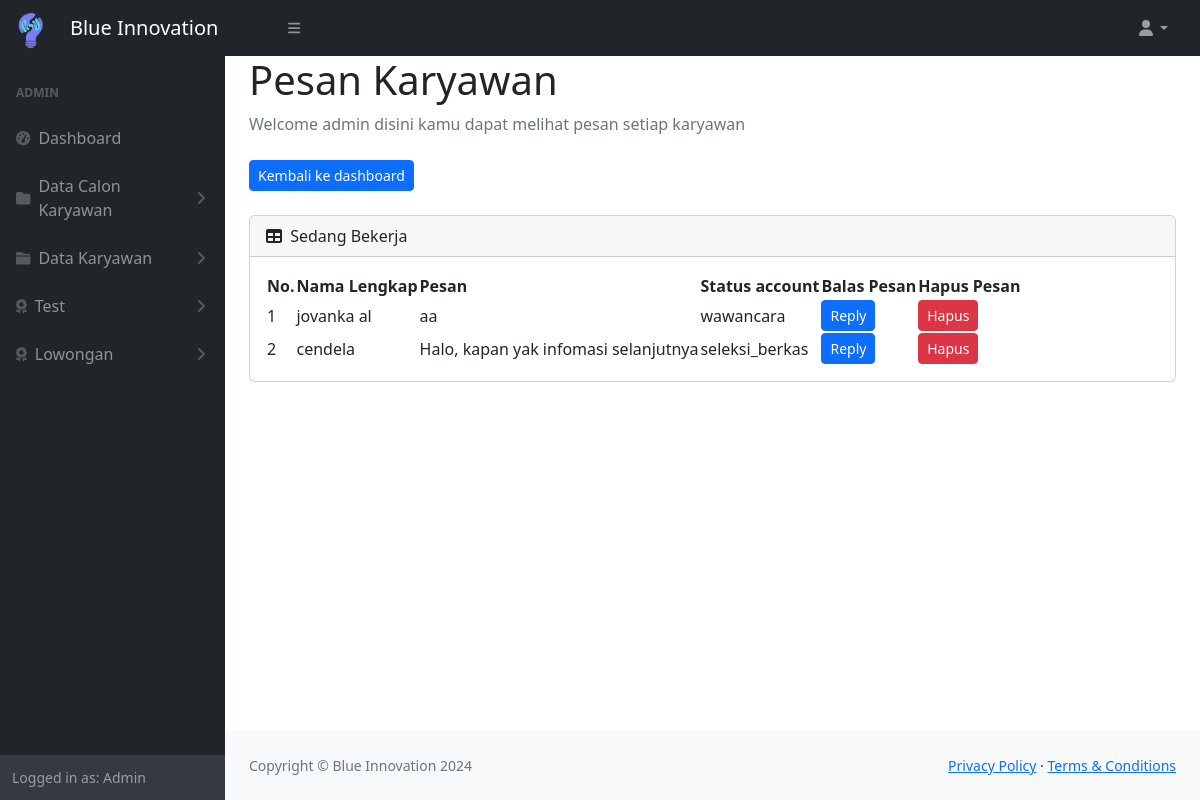
Page /admin/dashboardAdmin/pesan.php (signed in) on the committed database.
### tables this page shows
CREATE TABLE `pesan` (
  `id_pesan` int(11) NOT NULL,
  `id_user` int(11) DEFAULT NULL,
  `pesan_user` text DEFAULT NULL,
  `pesan_admin` text DEFAULT NULL
);

CREATE TABLE `user` (
  `id_user` int(11) NOT NULL,
  `nama` varchar(50) NOT NULL,
  `password` varchar(50) NOT NULL,
  `nama_lengkap` varchar(150) NOT NULL,
  `level` enum('Admin','Member') NOT NULL,
  `status_role` varchar(50) NOT NULL,
  `domisili` varchar(100) NOT NULL DEFAULT '',
  `usia` char(3) NOT NULL DEFAULT '',
  `negara` varchar(100) NOT NULL DEFAULT '',
  `kontak` varchar(50) NOT NULL DEFAULT '',
  `email` varchar(100) NOT NULL DEFAULT '',
  `tanggal_wawancara` varchar(100) NOT NULL DEFAULT 'Belum Ditentukan',
  `link_wawancara` varchar(100) NOT NULL DEFAULT 'Belum Ditentukan',
  `dari_tanggal` varchar(40) NOT NULL,
  `sampai_tanggal` varchar(40) NOT NULL,
  `link` varchar(100) NOT NULL
);

### admin/dashboardAdmin/pesan.php (the view, shortened to what this page needs)
<!DOCTYPE html>
<html lang="en">
<head>
    <link href="https://cdn.jsdelivr.net/npm/simple-datatables@7.1.2/dist/style.min.css" rel="stylesheet" />
    <link href="css/styleDashboard.css" rel="stylesheet" />
</head>
<body class="sb-nav-fixed">
    <?php include "headerAdmin.php"; ?>
    <div id="layoutSidenav_content">
        <main>
            <div class="container-fluid px-4">
                <h1>Pesan Karyawan</h1>
                <ol class="breadcrumb mb-4">
                    <li class="breadcrumb-item active">Welcome <?php echo ($_SESSION['admin']); ?> disini kamu dapat melihat pesan setiap karyawan</li>
                </ol>
                <div style="display: flex; justify-content: space-between; align-items: center;">
                    <a class="btn btn-primary btn-sm" href="dashboard.php">Kembali ke dashboard</a>
                </div>
                <br>
                <div class="card mb-4">
                    <div class="card-header">
                        <i class="fas fa-table me-1"></i>
                        Sedang Bekerja
                    </div>
                    <div class="card-body">
                        <table id="datatablesSimple">
                            <thead>
                                <tr>
                                    <th scope="col">No.</th>
                                    <th scope="col">Nama Lengkap</th>
                                    <th scope="col">Pesan</th>
                                    <th scope="col">Status account</th>
                                    <th scope="col">Balas Pesan</th>
                                    <th scope="col">Hapus Pesan</th>
                                </tr>
                            </thead>
                            <tbody>
                                <?php
                                $query = $conn->query("SELECT p.*, u.nama_lengkap, u.status_role
                                                       FROM pesan p
                                                       JOIN user u ON p.id_user = u.id_user");
                                $no = 1;
                                while($data = $query->fetch_array()){
                                ?>
                                <tr>
                                    <td><?php echo $no++ ?></td>
                                    <td><?php echo $data['nama_lengkap']; ?></td>
                                    <td><?php echo $data['pesan_user']; ?></td>
                                    <td><?php echo $data['status_role']; ?></td>
                                    <td>
                                        <a href="ubah-pesan.php?id_pesan=<?php echo urlencode($data['id_pesan']); ?>" onclick="return confirm('Konfirmasi Pesan?');" class="btn btn-primary btn-sm">
                                            Reply
                                        </a>
                                    </td>
                                    <td>
                                        <a href="../queryTBD/query.php?action=hapusPesan&id_pesan=<?php echo urlencode($data['id_pesan']); ?>" onclick="return confirm('Yakin ingin menghapus pesan?');" class="btn btn-danger btn-sm">
                                            Hapus
                                        </a>
                                    </td>
                                </tr>
                                <?php } ?>
                            </tbody>
                        </table>
                    </div>
                </div>
            </div>
        </main>
        <?php include "footerAdmin.php"; ?>
    </div>
</body>
</html>

### rows in the picture
pesan: id_user.nama_lengkap "jovanka al", pesan_user "aa", id_user.status_role "wawancara"
pesan: id_user.nama_lengkap "cendela", pesan_user "Halo, kapan yak infomasi selanjutnya", id_user.status_role "seleksi_berkas"

### other values in the picture
$_SESSION ['admin'] "ADMIN"
$_SESSION ['level'] "Admin"
$_SESSION['admin'] "admin"
